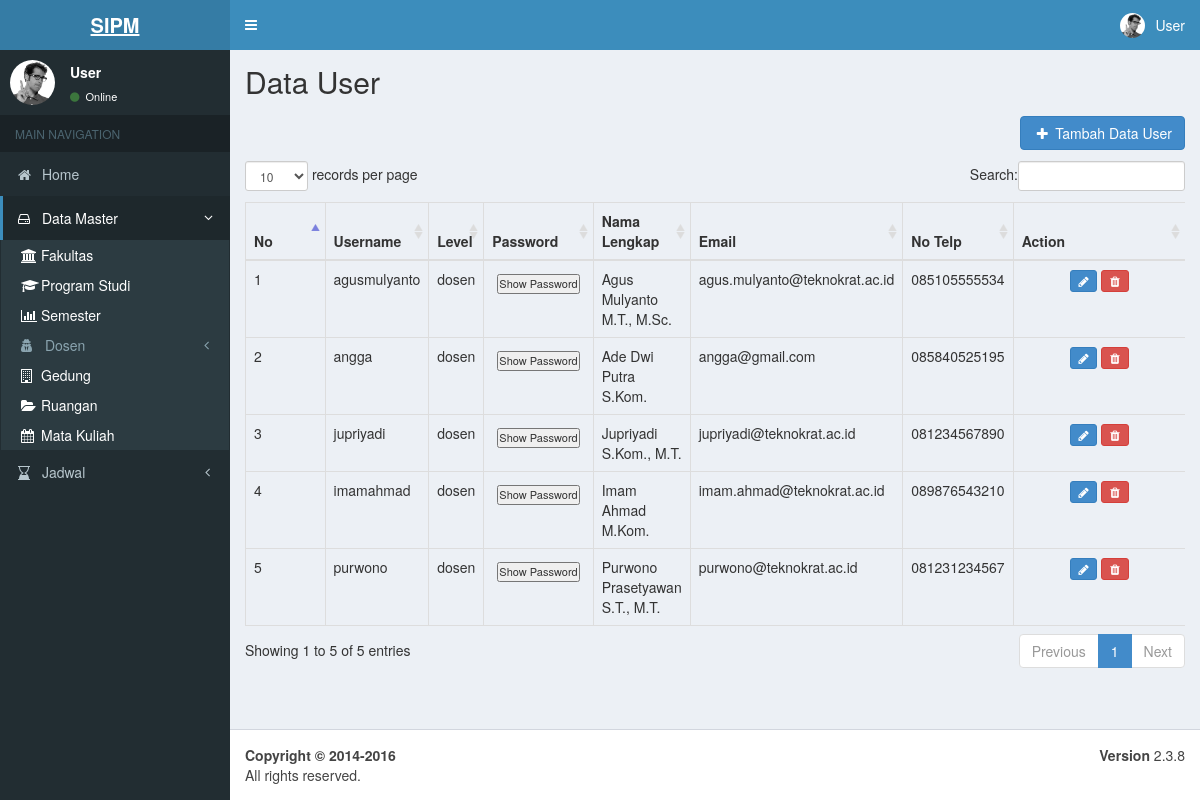
The page /index.php/users on the database as committed earlier.
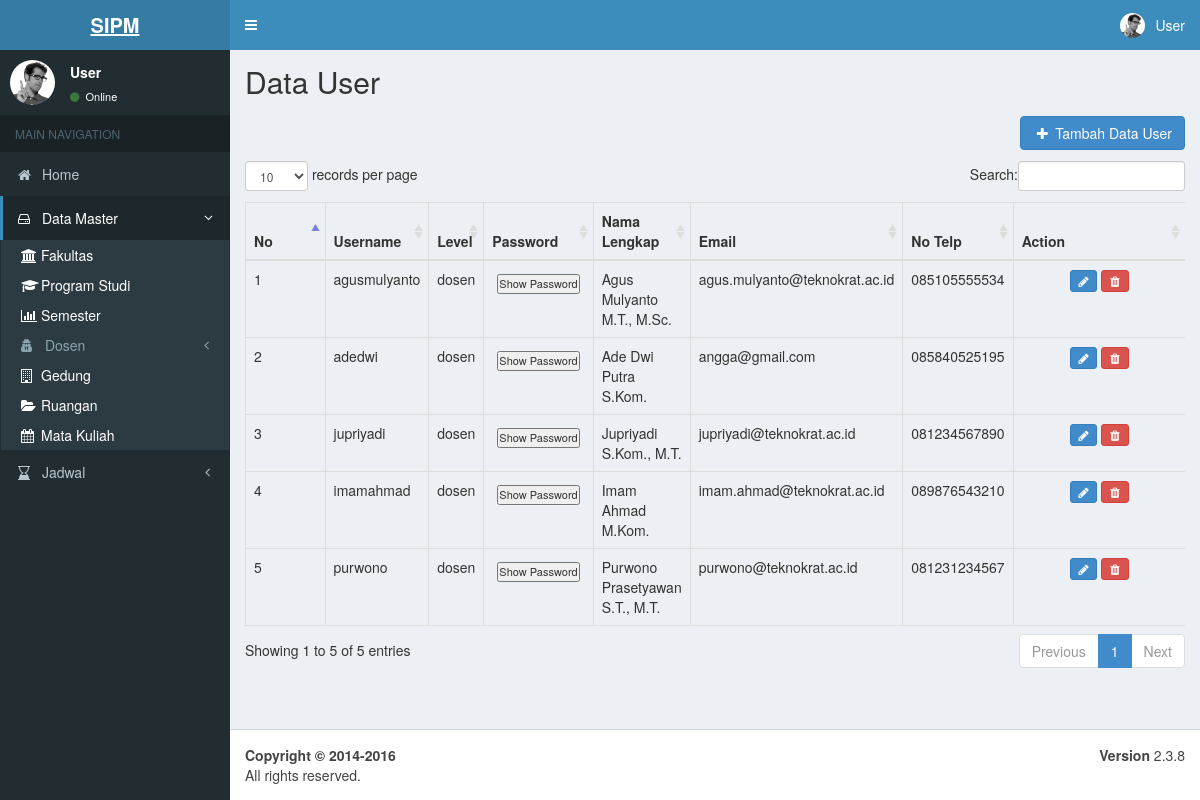
The same page on the database as committed later.
### tables this page shows
CREATE TABLE `tb_users` (
  `id_user` int(11) NOT NULL AUTO_INCREMENT,
  `id_dosen` int(11) DEFAULT NULL,
  `username` varchar(50) DEFAULT NULL,
  `level` enum('dosen','staff','kaprodi') DEFAULT NULL,
  `password` varchar(255) DEFAULT NULL,
  `email` varchar(100) DEFAULT NULL,
  `no_telp` varchar(20) DEFAULT NULL,
  PRIMARY KEY (`id_user`),
  UNIQUE KEY `UsernameU` (`username`),
  KEY `id_dosen` (`id_dosen`),
  CONSTRAINT `tb_users_ibfk_1` FOREIGN KEY (`id_dosen`) REFERENCES `tb_dosen` (`id_dosen`)
);

CREATE TABLE `tb_dosen` (
  `id_dosen` int(11) NOT NULL AUTO_INCREMENT,
  `id_prodi` int(11) NOT NULL,
  `id_user` int(11) DEFAULT NULL,
  `nidn` varchar(20) DEFAULT NULL,
  `nik` varchar(20) NOT NULL,
  `nama_dosen` varchar(50) DEFAULT NULL,
  `gelar_depan` varchar(4) DEFAULT NULL,
  `gelar_belakang` varchar(20) DEFAULT NULL,
  `jabatan_akademik` enum('Tenaga Pengajar','Asisten Ahli','Lektor','Lektor Kepala','Profesor') DEFAULT NULL,
  `golongan_kepangkatan` enum('III A','III B','III C','III D','IV A','IV B','IV C','IV D','IV E') DEFAULT NULL,
  `agama` int(11) DEFAULT NULL,
  `tempat_lahir` varchar(50) DEFAULT NULL,
  `tgl_lahir` date DEFAULT NULL,
  `jk` enum('L','P') NOT NULL DEFAULT 'L',
  `ikatan_kerja` enum('Dosen Tetap','Dosen Tidak Tetap','Dosen Dengan Perjanjian Kerja','Dosen PNS DPK') NOT NULL DEFAULT 'Dosen Tetap',
  `status_aktif` enum('Aktif','Tidak Aktif','Cuti','Ijin Belajar','Tugas Belajar','Tugas di Instansi Lain') NOT NULL DEFAULT 'Aktif',
  `pendidikan_terakhir` enum('D3','D4','S1','S2','S3') DEFAULT NULL,
  `bidang_ilmu` varchar(50) DEFAULT NULL,
  PRIMARY KEY (`id_dosen`),
  KEY `id_prodi` (`id_prodi`),
  KEY `userdosen` (`id_user`),
  KEY `agamdosen` (`agama`),
  CONSTRAINT `tb_dosen_ibfk_1` FOREIGN KEY (`id_prodi`) REFERENCES `tb_prodi` (`id_prodi`)
);

### application/controllers/Users.php (called while the page is built, shortened)
<?php
class Users extends CI_Controller
{
    function __construct()
    {
        $this->load->model('M_users');
        $this->load->model('M_dosen');
        $this->load->library('form_validation');
    }
    public function index()
    {
        $q = urldecode($this->input->get('q', TRUE));
        $start = intval($this->input->get('start'));
        if ($q <> '') {
            $config['base_url'] = base_url() . 'users/index.html?q=' . urlencode($q);
            $config['first_url'] = base_url() . 'users/index.html?q=' . urlencode($q);
        } else {
            $config['base_url'] = base_url() . 'users/index.html';
            $config['first_url'] = base_url() . 'users/index.html';
        }
        $config['per_page'] = 10;
        $config['page_query_string'] = TRUE;
        $config['total_rows'] = $this->M_users->total_rows($q);
        $users = $this->M_users->join();
        $this->load->library('pagination');
        $this->pagination->initialize($config);
        $data = array(
            'users_data' => $users,
            'q' => $q,
            'pagination' => $this->pagination->create_links(),
            'total_rows' => $config['total_rows'],
            'start' => $start,
        );
        $this->load->view('template/header');
        $this->load->view('template/sidebar');
        $this->load->view('users/tb_users_list', $data);
        $this->load->view('template/footer');
    }
}

### index.php (called while the page is built, shortened)
<?php
require_once BASEPATH.'core/CodeIgniter.php';

### application/models/M_users.php (called while the page is built, shortened)
<?php
class M_users extends CI_Model
{
    public $table = 'tb_users';
    function total_rows($q = NULL) {
        $this->db->like('id_user', $q);
	$this->db->or_like('id_dosen', $q);
	$this->db->or_like('username', $q);
	$this->db->or_like('level', $q);
	$this->db->or_like('password', $q);
	$this->db->or_like('email', $q);
	$this->db->or_like('no_telp', $q);
	$this->db->from($this->table);
        return $this->db->count_all_results();
    }
    function join()
    {
        $this->db->select('tb_users.id_user, tb_users.username, tb_users.password, tb_users.level, tb_users.email, tb_users.no_telp, tb_dosen.nama_dosen, tb_dosen.gelar_depan, tb_dosen.gelar_belakang');
        $this->db->join('tb_dosen', 'tb_users.id_dosen = tb_dosen.id_dosen');
        $query = $this->db->get($this->table);
        return $query->result();
    }
}

### application/views/users/tb_users_list.php (the view, shortened to what this page needs)
<div class="content-wrapper">
  <section class="content">
      <h2 style="margin-top:0px">Data User</h2>
      <div class="row" style="margin-bottom: 10px">
          <div class="col-md-12 text-center">
          </div>
          <div class="col-md-12" style="text-align: right;">
              <a href="<?php echo base_url();?>users/create"><button class="btn btn-primary"><i class="fa fa-plus fa-fw"></i> Tambah Data User</button></a>
          </div>
          <div class="col-md-1 text-right">
          </div>
      </div>
      <div class="row">
      <div class="col-sm-12">
      <div class="table-responsive">
      <table class="table table-bordered datatable" style="margin-bottom: 10px">
      <thead>
          <tr>
              <th>No</th>
              <th>Username</th>
              <th>Level</th>
              <th>Password</th>
              <th>Nama Lengkap</th>
              <th>Email</th>
              <th>No Telp</th>
              <th>Action</th>
          </tr>
      </thead>
      <tbody>
      <?php
          foreach ($users_data as $users)
          {
              ?>
              <tr>
      			<td width="80px"><?php echo ++$start ?></td>
      			<td><?php echo $users->username ?></td>
      			<td><?php echo $users->level ?></td>
      			<td>
                  <div id="spoiler">
                      <div>
                          <input style="font-size: 11px; margin: 5px; padding: 0px;" onclick="if (this.parentNode.parentNode.getElementsByTagName('div')['show'].style.display != '') { this.parentNode.parentNode.getElementsByTagName('div')['show'].style.display = ''; this.parentNode.parentNode.getElementsByTagName('div')['hide'].style.display = 'none'; this.innerText = ''; this.value = 'Sembunyikan'; } else { this.parentNode.parentNode.getElementsByTagName('div')['show'].style.display = 'none'; this.parentNode.parentNode.getElementsByTagName('div')['hide'].style.display = ''; this.innerText = ''; this.value = 'Show Password'; }" name="button" type="button" value="Show Password" />
                      </div>
                  </div>
                  </td>
                  <td><?php echo $users->gelar_depan?> <?php echo $users->nama_dosen?> <?php echo $users->gelar_belakang?></td>
      			<td><?php echo $users->email ?></td>
      			<td><?php echo $users->no_telp ?></td>
      			<td style="text-align:center" width="200px">
                      <a href="<?php echo base_url();?>users/update/<?php echo $users->id_user;?>" class="btn btn-primary btn-xs"><i class="fa fa-pencil fa-fw"></i></a>
                      <a onclick="return confirm('Yakin akan menghapus data ini?')" href="<?php echo base_url();?>users/delete/<?php echo $users->id_user;?>" class="btn btn-danger btn-xs"><i class="fa fa-trash fa-fw"></i></a>
      			</td>
      		</tr>
              <?php
          }
          ?>
      </tbody>
      </table>
      </div>
      </div>
      </div>
  </section>
</div>

### application/views/template/header.php (shortened to what this page needs)
<!DOCTYPE html>
<html>
<head>
  <link rel="stylesheet" href="<?php echo base_url(); ?>/assets/adminlte/bootstrap/css/bootstrap.min.css">
  <link rel="stylesheet" href="https://cdnjs.cloudflare.com/ajax/libs/font-awesome/4.5.0/css/font-awesome.min.css">
  <link rel="stylesheet" href="https://cdnjs.cloudflare.com/ajax/libs/ionicons/2.0.1/css/ionicons.min.css">
  <link rel="stylesheet" href="<?php echo base_url(); ?>/assets/adminlte/dist/css/AdminLTE.min.css">
  <link rel="stylesheet" href="<?php echo base_url(); ?>/assets/adminlte/dist/css/skins/_all-skins.min.css">
  <link rel="stylesheet" href="<?php echo base_url(); ?>/assets/adminlte/plugins/iCheck/flat/blue.css">
  <link rel="stylesheet" href="<?php echo base_url(); ?>/assets/adminlte/plugins/morris/morris.css">
  <link rel="stylesheet" href="<?php echo base_url(); ?>/assets/adminlte/plugins/jvectormap/jquery-jvectormap-1.2.2.css">
  <link rel="stylesheet" href="<?php echo base_url(); ?>/assets/adminlte/plugins/datepicker/datepicker3.css">
  <link rel="stylesheet" href="<?php echo base_url(); ?>/assets/adminlte/plugins/daterangepicker/daterangepicker.css">
  <link rel="stylesheet" href="<?php echo base_url(); ?>/assets/adminlte/plugins/bootstrap-wysihtml5/bootstrap3-wysihtml5.min.css">
  <link rel="stylesheet" href="<?php echo base_url('assets/bootstrap/css/bootstrap.min.css') ?>"/>
  <link rel="stylesheet" href="<?php echo base_url(); ?>/assets/datatables/dataTables.bootstrap.css">
</head>
<body class="hold-transition skin-blue sidebar-mini">
<div class="wrapper">
  <header class="main-header">
    <a href="" class="logo">
      <span class="logo-lg"><b>SIPM</b></span>
    </a>
    <nav class="navbar navbar-static-top">
      <a href="#" class="sidebar-toggle" data-toggle="offcanvas" role="button">
      </a>
      <div class="navbar-custom-menu">
        <ul class="nav navbar-nav">
          <li class="dropdown user user-menu">
            <a href="#" class="dropdown-toggle" data-toggle="dropdown">
              <img src="<?php echo base_url(); ?>/assets/adminlte/dist/img/user2-160x160.jpg" class="user-image" alt="User Image">
              <span class="hidden-xs">User</span>
            </a>
          </li>
        </ul>
      </div>
    </nav>
  </header>

### application/views/template/sidebar.php (shortened to what this page needs)
<aside class="main-sidebar">
  <section class="sidebar">
    <div class="user-panel">
      <div class="pull-left image">
        <img src="<?php echo base_url(); ?>/assets/adminlte/dist/img/user2-160x160.jpg" class="img-circle" alt="User Image">
      </div>
      <div class="pull-left info">
        <p>User</p>
        <a href="#"><i class="fa fa-circle text-success"></i> Online</a>
      </div>
    </div>
    <ul class="sidebar-menu">
      <li class="header">MAIN NAVIGATION</li>
      <li>
        <a href="<?php echo base_url('Dashboardbaaku') ?>">
          <i class="fa fa-home"></i>
          <span>Home</span>
        </a>
      </li>
      <li class="active treeview">
        <a href="#">
          <i class="fa fa-hdd-o"></i> <span>Data Master</span>
          <span class="pull-right-container">
            <i class="fa fa-angle-left pull-right"></i>
          </span>
        </a>
        <ul class="treeview-menu">
          <li class="active"><a href="<?php echo base_url('Fakultas') ?>"><i class="fa fa-institution"></i>Fakultas</a></li>
          <li class="active"><a href="<?php echo base_url('Prodi') ?>"><i class="fa fa-graduation-cap"></i>Program Studi</a></li>
          <li class="active"><a href="<?php echo base_url('Semester') ?>"><i class="fa fa-bar-chart"></i>Semester</a></li>
          <li>
            <a href="#"><i class="fa fa-user-secret"></i> <span>Dosen</span>
                <span class="pull-right-container">
                  <i class="fa fa-angle-left pull-right"></i>
                </span>
              </a>
          </li>
          <li class="active"><a href="<?php echo base_url('Gedung') ?>"><i class="fa fa-building-o"></i>Gedung</a></li>
          <li class="active"><a href="<?php echo base_url('Ruangan') ?>"><i class="fa fa-folder-open"></i>Ruangan</a></li>
          <li class="active"><a href="<?php echo base_url('Matakuliah') ?>"><i class="fa fa-calendar"></i>Mata Kuliah</a></li>
        </ul>
      </li>
          <li>
            <a href="#"><i class="fa fa-hourglass-end"></i> <span>Jadwal</span>
                <span class="pull-right-container">
                  <i class="fa fa-angle-left pull-right"></i>
                </span>
              </a>
          </li>
  </section>
</aside>

### application/views/template/footer.php (shortened to what this page needs)
  <footer class="main-footer">
    <div class="pull-right hidden-xs">
      <b>Version</b> 2.3.8
    </div>
    <strong>Copyright &copy; 2014-2016 </strong><br> All rights reserved.
  </footer>
</div>
</body>
</html>

Rows that differ between the two databases and show on the page:
changed tb_users "angga@gmail.com": username "angga" → "adedwi"
